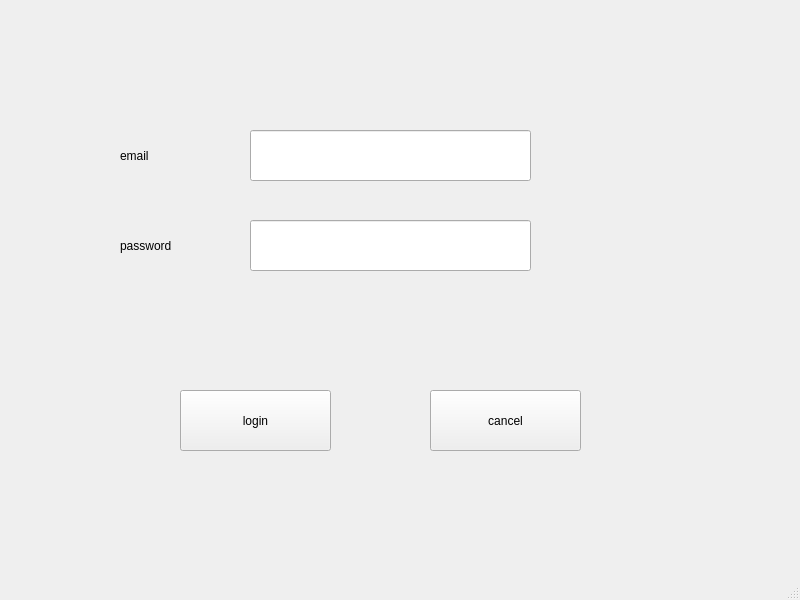
<?xml version="1.0" encoding="UTF-8"?>
<ui version="4.0">
 <class>MainWindow</class>
 <widget class="QMainWindow" name="MainWindow">
  <property name="geometry">
   <rect>
    <x>0</x>
    <y>0</y>
    <width>800</width>
    <height>600</height>
   </rect>
  </property>
  <property name="windowTitle">
   <string>MainWindow</string>
  </property>
  <widget class="QWidget" name="centralwidget">
   <widget class="QPushButton" name="loginpushButton">
    <property name="geometry">
     <rect>
      <x>180</x>
      <y>390</y>
      <width>151</width>
      <height>61</height>
     </rect>
    </property>
    <property name="text">
     <string>login</string>
    </property>
   </widget>
   <widget class="QLabel" name="label">
    <property name="geometry">
     <rect>
      <x>120</x>
      <y>140</y>
      <width>71</width>
      <height>31</height>
     </rect>
    </property>
    <property name="text">
     <string>email</string>
    </property>
   </widget>
   <widget class="QLabel" name="label_2">
    <property name="geometry">
     <rect>
      <x>120</x>
      <y>230</y>
      <width>71</width>
      <height>31</height>
     </rect>
    </property>
    <property name="text">
     <string>password</string>
    </property>
   </widget>
   <widget class="QPushButton" name="pushButton">
    <property name="geometry">
     <rect>
      <x>430</x>
      <y>390</y>
      <width>151</width>
      <height>61</height>
     </rect>
    </property>
    <property name="text">
     <string>cancel</string>
    </property>
   </widget>
   <widget class="QLineEdit" name="emaillineEdit">
    <property name="geometry">
     <rect>
      <x>250</x>
      <y>130</y>
      <width>281</width>
      <height>51</height>
     </rect>
    </property>
   </widget>
   <widget class="QLineEdit" name="passwordlineEdit">
    <property name="geometry">
     <rect>
      <x>250</x>
      <y>220</y>
      <width>281</width>
      <height>51</height>
     </rect>
    </property>
   </widget>
   <widget class="QLabel" name="db_label">
    <property name="geometry">
     <rect>
      <x>210</x>
      <y>320</y>
      <width>381</width>
      <height>41</height>
     </rect>
    </property>
    <property name="text">
     <string/>
    </property>
   </widget>
  </widget>
  <widget class="QMenuBar" name="menubar">
   <property name="geometry">
    <rect>
     <x>0</x>
     <y>0</y>
     <width>800</width>
     <height>26</height>
    </rect>
   </property>
  </widget>
  <widget class="QStatusBar" name="statusbar"/>
 </widget>
 <resources/>
 <connections/>
</ui>
